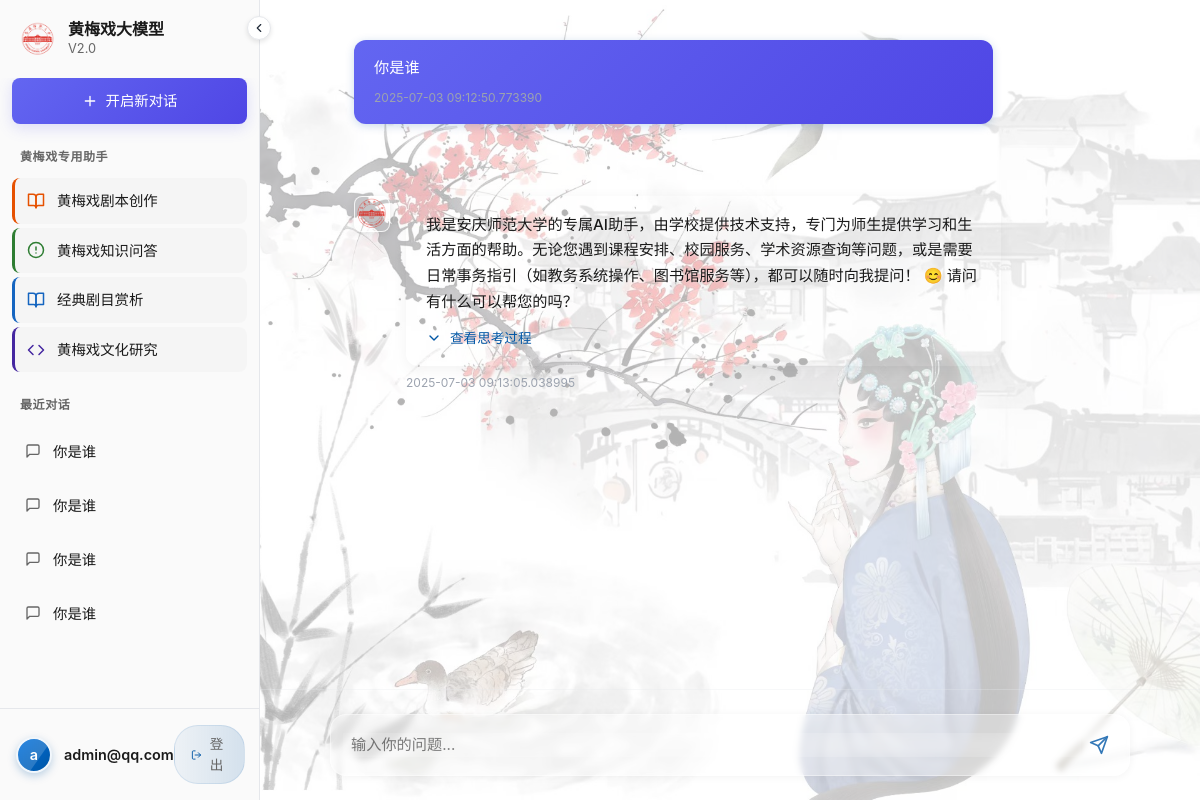
Page /chat (signed in) on the committed database.
### app.py (models this page shows, shortened)
class Conversation(db.Model):
    id = db.Column(db.Integer, primary_key=True)
    title = db.Column(db.String(200), nullable=True)
    created_at = db.Column(db.DateTime, default=datetime.utcnow)
    updated_at = db.Column(db.DateTime, default=datetime.utcnow, onupdate=datetime.utcnow)
    user_id = db.Column(db.Integer, db.ForeignKey('user.id'), nullable=False)
    messages = db.relationship('Message', backref='conversation', lazy=True, cascade='all, delete-orphan')

class User(UserMixin, db.Model):
    id = db.Column(db.Integer, primary_key=True)
    username = db.Column(db.String(80), unique=True, nullable=False)
    email = db.Column(db.String(120), unique=True, nullable=False)
    password_hash = db.Column(db.String(128))
    conversations = db.relationship('Conversation', backref='user', lazy=True)

class Message(db.Model):
    id = db.Column(db.Integer, primary_key=True)
    content = db.Column(db.Text, nullable=False)
    timestamp = db.Column(db.DateTime, default=datetime.utcnow)
    user_id = db.Column(db.Integer, db.ForeignKey('user.id'), nullable=False)
    conversation_id = db.Column(db.Integer, db.ForeignKey('conversation.id'), nullable=False)
    is_bot = db.Column(db.Boolean, default=False)
    reasoning_content = db.Column(db.Text, nullable=True)

### app.py (the view)
@app.route('/chat')
@login_required
def chat():
    conversation_id = request.args.get('conversation_id', type=int)
    conversations = Conversation.query.filter_by(user_id=current_user.id).order_by(Conversation.updated_at.desc()).all()
    if not conversation_id and conversations:
        conversation_id = conversations[0].id
    messages = []
    current_conversation = None
    if conversation_id:
        current_conversation = Conversation.query.get_or_404(conversation_id)
        if current_conversation.user_id != current_user.id:
            return redirect(url_for('chat'))
        messages = Message.query.filter_by(conversation_id=conversation_id).order_by(Message.timestamp.asc()).all()
    return render_template('chat.html',
                         messages=messages,
                         conversations=conversations,
                         current_conversation=current_conversation)

### app.py (called while the page is built)
@login_manager.user_loader
def load_user(user_id):
    return User.query.get(int(user_id))

@app.context_processor
def utility_processor():
    return dict(now=datetime.now)

### templates/chat.html (shortened to what this page needs)
{% extends "base.html" %}
{% block content %}
<div class="flex h-screen">
    <div class="sidebar" id="sidebar">
        <div class="sidebar-toggle" id="sidebarToggle">
            <svg xmlns="http://www.w3.org/2000/svg" viewBox="0 0 24 24" fill="none" stroke="currentColor" stroke-width="2" stroke-linecap="round" stroke-linejoin="round">
                <polyline points="15 18 9 12 15 6"></polyline>
            </svg>
        </div>
        <div class="sidebar-header">
            <a href="/" class="sidebar-brand">
                <div class="brand-logo">
                </div>
                <div>
                    <div class="brand-text">黄梅戏大模型</div>
                    <div class="brand-subtitle">V2.0</div>
                </div>
            </a>
        </div>
        <div class="sidebar-content">
            <a href="{{ url_for('new_chat') }}" class="new-chat-btn">
                <svg xmlns="http://www.w3.org/2000/svg" width="16" height="16" viewBox="0 0 24 24" fill="none" stroke="currentColor" stroke-width="2" stroke-linecap="round" stroke-linejoin="round">
                    <path d="M12 5v14M5 12h14"></path>
                </svg>
                <span>开启新对话</span>
            </a>
            <div class="sidebar-section-title">黄梅戏专用助手</div>
            <div class="agent-section">
                <a href="#" class="agent-item hmx" onclick="selectAgent(event, 'hmx')">
                    <svg xmlns="http://www.w3.org/2000/svg" width="16" height="16" viewBox="0 0 24 24" fill="none" stroke="currentColor" stroke-width="2" stroke-linecap="round" stroke-linejoin="round">
                        <path d="M2 3h6a4 4 0 0 1 4 4v14a3 3 0 0 0-3-3H2z"></path>
                        <path d="M22 3h-6a4 4 0 0 0-4 4v14a3 3 0 0 1 3-3h7z"></path>
                    </svg>
                    <span>黄梅戏剧本创作</span>
                </a>
                <a href="#" class="agent-item guide" onclick="selectAgent(event, 'guide')">
                    <svg xmlns="http://www.w3.org/2000/svg" width="16" height="16" viewBox="0 0 24 24" fill="none" stroke="currentColor" stroke-width="2" stroke-linecap="round" stroke-linejoin="round">
                        <circle cx="12" cy="12" r="10"></circle>
                        <line x1="12" y1="8" x2="12" y2="12"></line>
                        <line x1="12" y1="16" x2="12.01" y2="16"></line>
                    </svg>
                    <span>黄梅戏知识问答</span>
                </a>
                <a href="#" class="agent-item research" onclick="selectAgent(event, 'research')">
                    <svg xmlns="http://www.w3.org/2000/svg" width="16" height="16" viewBox="0 0 24 24" fill="none" stroke="currentColor" stroke-width="2" stroke-linecap="round" stroke-linejoin="round">
                        <path d="M2 3h6a4 4 0 0 1 4 4v14a3 3 0 0 0-3-3H2z"></path>
                        <path d="M22 3h-6a4 4 0 0 0-4 4v14a3 3 0 0 1 3-3h7z"></path>
                    </svg>
                    <span>经典剧目赏析</span>
                </a>
                <a href="#" class="agent-item code" onclick="selectAgent(event, 'code')">
                    <svg xmlns="http://www.w3.org/2000/svg" width="16" height="16" viewBox="0 0 24 24" fill="none" stroke="currentColor" stroke-width="2" stroke-linecap="round" stroke-linejoin="round">
                        <polyline points="16 18 22 12 16 6"></polyline>
                        <polyline points="8 6 2 12 8 18"></polyline>
                    </svg>
                    <span>黄梅戏文化研究</span>
                </a>
            </div>
            {% if conversations %}
                <div class="sidebar-section-title">最近对话</div>
                {% for conversation in conversations %}
                    <a href="{{ url_for('chat', conversation_id=conversation.id) }}"
                       class="history-item {% if conversation.id == conversation_id %}active{% endif %}"
                       data-conversation-id="{{ conversation.id }}">
                        <svg xmlns="http://www.w3.org/2000/svg" width="16" height="16" viewBox="0 0 24 24" fill="none" stroke="currentColor" stroke-width="2" stroke-linecap="round" stroke-linejoin="round">
                            <path d="M21 15a2 2 0 0 1-2 2H7l-4 4V5a2 2 0 0 1 2-2h14a2 2 0 0 1 2 2z"></path>
                        </svg>
                        <span class="truncate conversation-title">{{ conversation.title }}</span>
                    </a>
                {% endfor %}
            {% endif %}
        </div>
        <div class="sidebar-footer">
            <div class="user-info">
                <div class="user-profile">
                    <div class="user-avatar {% if current_user.username == 'admin' %}admin{% endif %}">
                        {{ current_user.username[0] }}
                    </div>
                    <div class="user-name">{{ current_user.username }}</div>
                </div>
                <a href="{{ url_for('logout') }}" class="logout-btn">
                    <span class="logout-text">登出</span>
                </a>
            </div>
        </div>
    </div>
    <div class="flex-1 chat-area">
        {% if not messages %}
        <div class="welcome-content">
            <div class="welcome-icon">
                <svg xmlns="http://www.w3.org/2000/svg" width="64" height="64" viewBox="0 0 24 24" fill="#0056A5" stroke="none">
                    <path d="M21 16V8a2 2 0 0 0-1-1.73l-7-4a2 2 0 0 0-2 0l-7 4A2 2 0 0 0 3 8v8a2 2 0 0 0 1 1.73l7 4a2 2 0 0 0 2 0l7-4A2 2 0 0 0 21 16z"/>
                </svg>
            </div>
            <h1 class="welcome-title">欢迎使用黄梅戏大模型</h1>
            <p class="welcome-subtitle">我专注于黄梅戏传统文化，可以帮您创作黄梅戏剧本、解答黄梅戏历史知识，赏析经典唱段，传承安徽特色戏曲艺术。请随时向我提问！</p>
        </div>
        {% else %}
        <div class="message-container" id="messageContainer">
            {% for message in messages %}
                <div class="chat-message-wrapper {% if message.is_bot %}bot-wrapper{% else %}user-wrapper{% endif %}">
                    <div class="message-group">
                        {% if message.is_bot %}
                        <div class="flex items-start">
                            <div class="bot-avatar">
                            </div>
                            <div class="flex-1">
                                <div class="message bot-message typing-effect">
                                    <div class="content">{{ message.content }}</div>
                                    {% if message.reasoning_content %}
                                    <div class="reasoning-toggle" onclick="toggleReasoning(this)">
                                        <svg xmlns="http://www.w3.org/2000/svg" viewBox="0 0 24 24" fill="none" stroke="currentColor" stroke-width="2" stroke-linecap="round" stroke-linejoin="round">
                                            <polyline points="6 9 12 15 18 9"></polyline>
                                        </svg>
                                        查看思考过程
                                    </div>
                                    {% endif %}
                                </div>
                                <div class="message-date ml-0">{{ message.timestamp|default(now()) }}</div>
                            </div>
                        </div>
                        {% else %}
                        <div class="message user-message">
                            <div class="message-content">{{ message.content }}</div>
                            <div class="message-date">{{ message.timestamp|default(now()) }}</div>
                        </div>
                        {% endif %}
                    </div>
                </div>
            {% endfor %}
        </div>
        {% endif %}
        <div class="input-area">
            <div class="input-container">
                <form id="messageForm" class="flex items-center">
                    <input type="text" id="messageInput"
                        class="message-input"
                        placeholder="输入你的问题...">
                    <button type="submit" class="send-button">
                    </button>
                </form>
            </div>
        </div>
    </div>
</div>
<iframe src="http://api-chat.gjzn.top/index-insert.html"
    style="position: fixed; bottom: 0; right: 0; width: 420px;
    height: 650px; border: none; z-index: 999999;
    background: transparent; overflow: hidden;"
    allowtransparency="true" scrolling="no" frameborder="0">
</iframe>
{% endblock %}

### templates/base.html (shortened to what this page needs)
<!DOCTYPE html>
<html lang="zh">
<head>
    <link href="https://cdn.jsdelivr.net/npm/tailwindcss@2.2.19/dist/tailwind.min.css" rel="stylesheet">
    <link rel="stylesheet" href="{{ url_for('static', filename='css/style.css') }}">
</head>
<body class="bg-gray-50 text-gray-800 min-h-screen">
    {% block content %}{% endblock %}
</body>
</html>

### static/css/style.css (style rules this page uses)
body { font-family: -apple-system, BlinkMacSystemFont, 'Segoe UI', Roboto, Oxygen, Ubuntu, Cantarell, 'Open Sans', 'Helvetica Neue', sans-serif; background-color: #f6f8fc; color: #1a1a1a; }
.message { animation: fadeInUp 0.3s cubic-bezier(0.4, 0, 0.2, 1) forwards; }
a { transition: all 0.3s cubic-bezier(0.4, 0, 0.2, 1); color: #6366f1; }
button { transition: all 0.3s cubic-bezier(0.4, 0, 0.2, 1); }
.user-message { background: linear-gradient(135deg, #6366f1 0%, #4f46e5 100%); color: #ffffff; border: none; box-shadow: 0 4px 15px rgba(99, 102, 241, 0.2); backdrop-filter: blur(10px); -webkit-backdrop-filter: blur(10px); }
.bot-message { background: rgba(255, 255, 255, 0.9); color: #1a1a1a; border: 1px solid rgba(99, 102, 241, 0.1); box-shadow: 0 4px 15px rgba(0, 0, 0, 0.05); backdrop-filter: blur(10px); -webkit-backdrop-filter: blur(10px); }
.sidebar { background: rgba(255, 255, 255, 0.95); border-right: 1px solid rgba(99, 102, 241, 0.1); backdrop-filter: blur(10px); -webkit-backdrop-filter: blur(10px); }
.message-input { background: rgba(255, 255, 255, 0.9); border: 1px solid rgba(99, 102, 241, 0.2); color: #1a1a1a; backdrop-filter: blur(10px); -webkit-backdrop-filter: blur(10px); transition: all 0.3s cubic-bezier(0.4, 0, 0.2, 1); }
.input-area { background: rgba(255, 255, 255, 0.9); backdrop-filter: blur(10px); -webkit-backdrop-filter: blur(10px); border-top: 1px solid rgba(99, 102, 241, 0.1); }
.input-container { background: rgba(255, 255, 255, 0.9); border: 1px solid rgba(0, 0, 0, 0.1); box-shadow: 0 2px 8px rgba(0, 0, 0, 0.05); backdrop-filter: blur(10px); -webkit-backdrop-filter: blur(10px); transition: all 0.3s cubic-bezier(0.4, 0, 0.2, 1); }
.new-chat-btn { background: linear-gradient(135deg, #6366f1 0%, #4f46e5 100%); border: none; color: #ffffff; box-shadow: 0 4px 15px rgba(99, 102, 241, 0.2); transition: all 0.3s cubic-bezier(0.4, 0, 0.2, 1); }
.history-item { color: #4b5563; transition: all 0.3s cubic-bezier(0.4, 0, 0.2, 1); border: 1px solid transparent; }
.bot-avatar { background: linear-gradient(135deg, #6366f1 0%, #4f46e5 100%); box-shadow: 0 4px 15px rgba(99, 102, 241, 0.2); }
.send-button { color: #6366f1; transition: all 0.3s cubic-bezier(0.4, 0, 0.2, 1); }
.reasoning-toggle { color: #6366f1; transition: all 0.3s cubic-bezier(0.4, 0, 0.2, 1); }

### rows in the picture
Conversation: title "你是谁"
Conversation: title "你是谁"
Conversation: title "你是谁"
Conversation: title "你是谁"
User: username "a", username "admin@qq.com"
Message: content "你是谁"
Message: is_bot True (drawn), content "我是安庆师范大学的专属AI助手，由学校提供技术支持，专门为师生提供学习和生活方面的帮助。无论您遇到课程安排、校园服务、学术资源查询等问题，或是需要日常事务指引（如教务系统操作、图书馆服务等），都可以随时向我提问！ 😊 请问有什么可以帮您的吗？"
